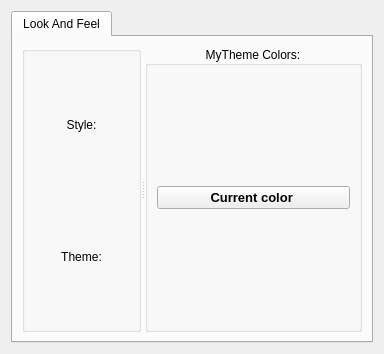
<?xml version="1.0" encoding="UTF-8"?>
<ui version="4.0">
 <class>Parametersoptions</class>
 <widget class="QWidget" name="Parametersoptions">
  <property name="geometry">
   <rect>
    <x>0</x>
    <y>0</y>
    <width>384</width>
    <height>354</height>
   </rect>
  </property>
  <property name="sizePolicy">
   <sizepolicy hsizetype="Preferred" vsizetype="Preferred">
    <horstretch>0</horstretch>
    <verstretch>0</verstretch>
   </sizepolicy>
  </property>
  <property name="windowTitle">
   <string>Configuration Options</string>
  </property>
  <layout class="QGridLayout" name="gridLayout_6">
   <item row="0" column="0">
    <widget class="QTabWidget" name="StyleTheme">
     <property name="sizePolicy">
      <sizepolicy hsizetype="Preferred" vsizetype="Preferred">
       <horstretch>0</horstretch>
       <verstretch>0</verstretch>
      </sizepolicy>
     </property>
     <property name="currentIndex">
      <number>0</number>
     </property>
     <widget class="QWidget" name="tab_2">
      <attribute name="title">
       <string>Look And Feel</string>
      </attribute>
      <layout class="QGridLayout" name="gridLayout_4">
       <item row="0" column="0" colspan="2">
        <widget class="QSplitter" name="splitter">
         <property name="orientation">
          <enum>Qt::Horizontal</enum>
         </property>
         <widget class="QGroupBox" name="groupBox_2">
          <property name="title">
           <string/>
          </property>
          <layout class="QGridLayout" name="gridLayout_5">
           <item row="1" column="0">
            <widget class="QLabel" name="label_2">
             <property name="maximumSize">
              <size>
               <width>16777215</width>
               <height>16777215</height>
              </size>
             </property>
             <property name="layoutDirection">
              <enum>Qt::LeftToRight</enum>
             </property>
             <property name="text">
              <string>Theme:</string>
             </property>
             <property name="alignment">
              <set>Qt::AlignCenter</set>
             </property>
            </widget>
           </item>
           <item row="0" column="0">
            <widget class="QLabel" name="label">
             <property name="maximumSize">
              <size>
               <width>16777215</width>
               <height>16777215</height>
              </size>
             </property>
             <property name="text">
              <string>Style:</string>
             </property>
             <property name="alignment">
              <set>Qt::AlignCenter</set>
             </property>
            </widget>
           </item>
          </layout>
         </widget>
         <widget class="QGroupBox" name="groupBox">
          <property name="title">
           <string>MyTheme Colors:</string>
          </property>
          <property name="alignment">
           <set>Qt::AlignCenter</set>
          </property>
          <layout class="QGridLayout" name="gridLayout_3">
           <item row="0" column="0" colspan="2">
            <widget class="QPushButton" name="ColorsButton">
             <property name="font">
              <font>
               <pointsize>10</pointsize>
               <bold>true</bold>
              </font>
             </property>
             <property name="text">
              <string>Current color </string>
             </property>
            </widget>
           </item>
          </layout>
         </widget>
        </widget>
       </item>
      </layout>
     </widget>
    </widget>
   </item>
  </layout>
 </widget>
 <resources/>
 <connections/>
</ui>
